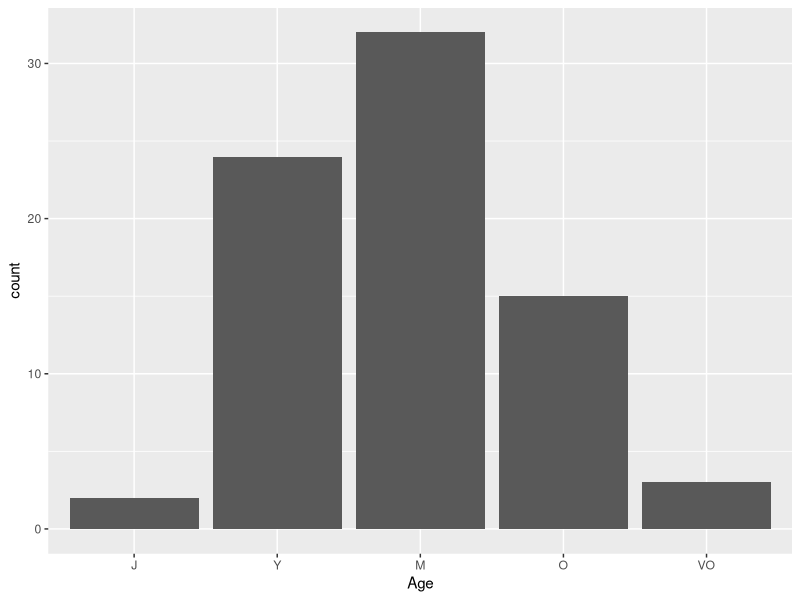
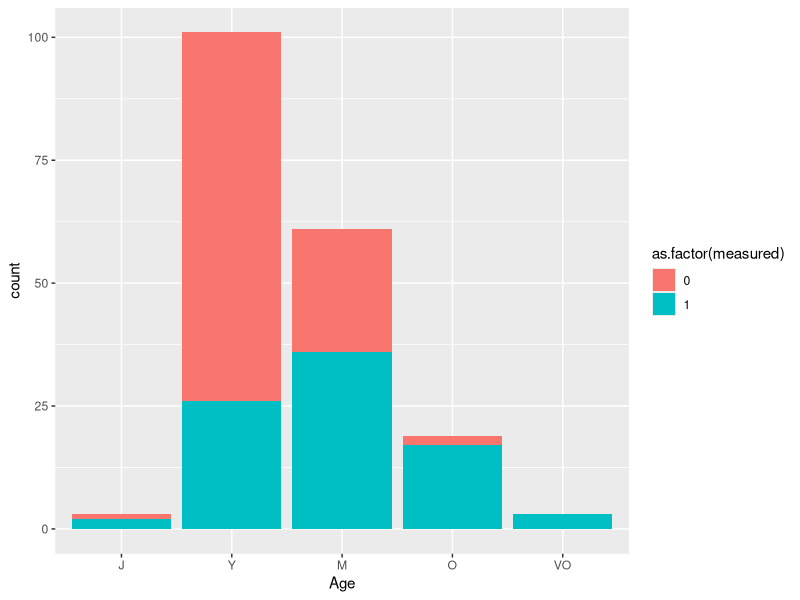
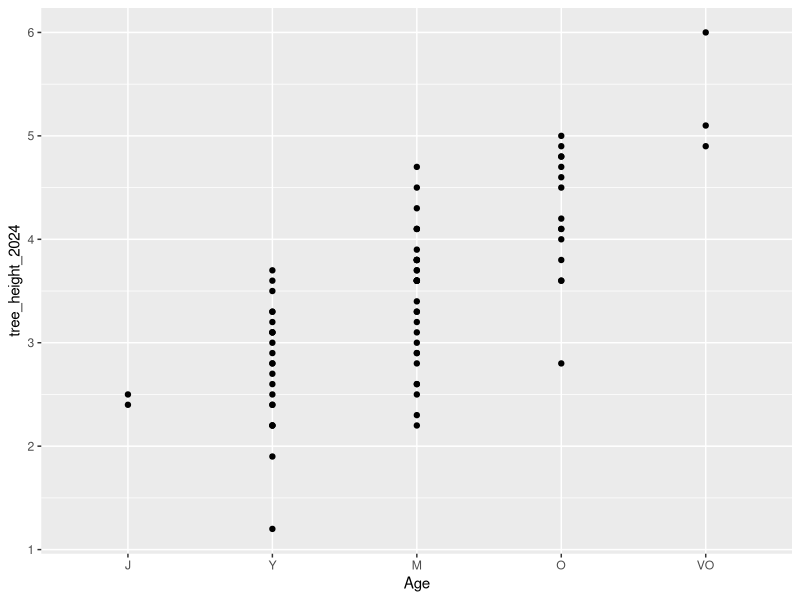
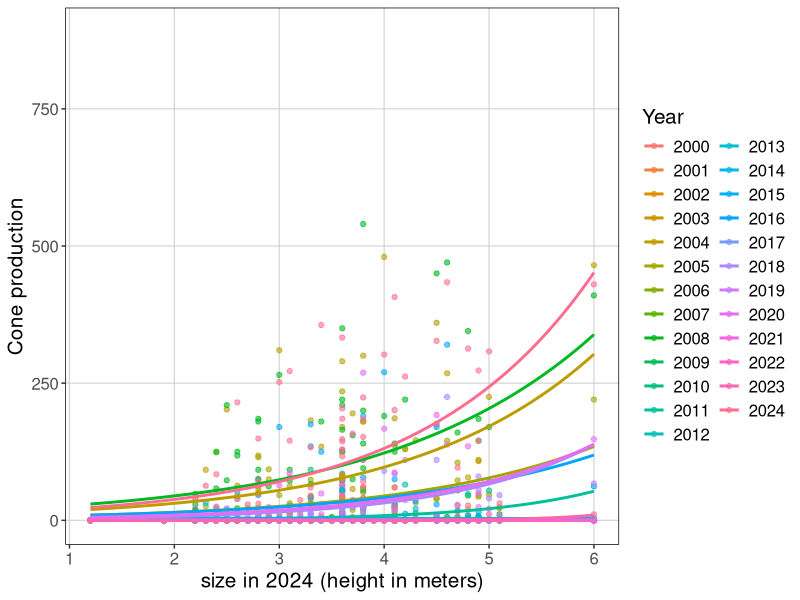
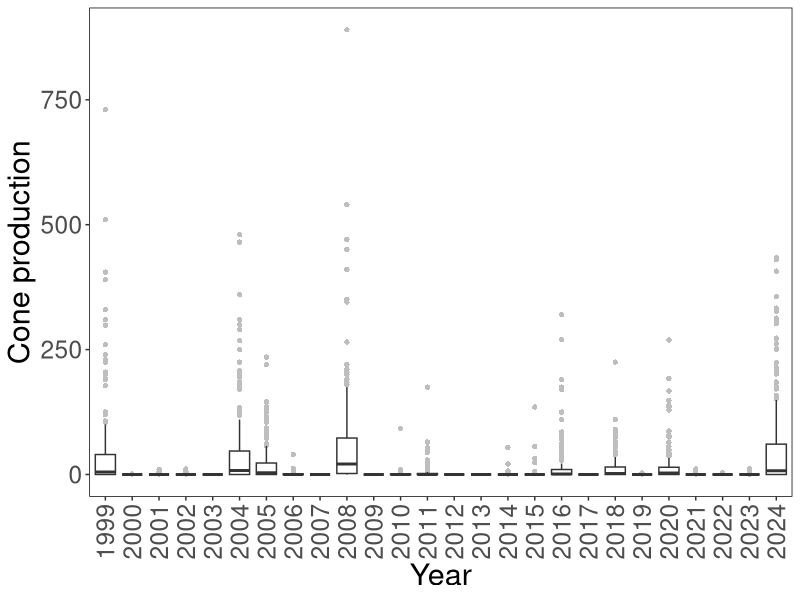

Write the R code that produced these figures, in order.
library(tidyverse)
library(cowplot)

## load masting data start-2023
mast.data <- read.csv("sev204_treemastproduction.csv")

## load masting data from 2024
mast.data.2024 <- read.csv("sev_treemastproduction_2024.csv")

# Notes from MAST QAQC
# not all sites began during the same year, but NAs were added (historically) for tree Field_IDs for all years prior to initiation of the study at a site. These NAs should likely be removed before analysis.

## load height dat for mast trees collected by Dylan Taylor in 2024
height.data <- read.csv("Mast_PIED_height.csv")

# ------ DATA CLEANING -----------

## clean mast data

mast.pin <- mast.data %>% 
  filter(Species == "PIED") %>% # filter data to only pinon species
  select(c(Year, Site, Plot, Subplot, Field_ID, Fruit_Count, Age)) %>%
  mutate(Age = factor(Age, levels = c("J","Y","M","O","VO"))) %>% # make age a factor
  unite("Plot_Subplot", c(Plot,Subplot), sep = ".") %>% # create 'plot_subplot' to match height data
  mutate(Plot_Subplot = as.factor(Plot_Subplot)) %>%
  filter(Field_ID > 0) 

# 2024
mast.pin.24 <- mast.data.2024 %>% 
  mutate_at(c('Fruit_Count_N','Fruit_Count_E','Fruit_Count_S','Fruit_Count_W'),as.integer) %>%
  filter(Species == "PIED") %>% # filter data to only pinon species
  mutate(Age = factor(Age, levels = c("J","Y","M","O","VO"))) %>% # make age a factor
  unite("Plot_Subplot", c(Plot,Subplot), sep = ".") %>% # create 'plot_subplot' to match height data
  mutate(Plot_Subplot = as.factor(Plot_Subplot)) %>%
  mutate(Fruit_Count = select(.,Fruit_Count_N,Fruit_Count_E,Fruit_Count_S,Fruit_Count_W) %>% rowSums(na.rm=T)) %>% # combine fruit counts
  select(c(Year, Site, Plot_Subplot, Field_ID, Age, Fruit_Count)) %>% # only columns we need
  filter(Field_ID > 0)

mast.pin.24[which(mast.pin.24$Field_ID==4114),'Fruit_Count'] <-NA  # add NA for weird measurement (check w/ Dylan)

# combine past years & 2024
mast.comb <- mast.pin %>% 
  full_join(mast.pin.24)

## clean height data

height.pin <- height.data %>%
  mutate(Plot_Subplot = as.factor(Plot_Subplot)) %>%
  rename(tree_height_2024 = tree_height) %>%
  mutate(alive = if_else(tree_height_2024=='d',0, if_else(tree_height_2024 > 0, 1, NA))) %>% # make a column for assigning alive/dead status; 0 = dead, 1 = alive or possibly missing for now
  mutate(measured = if_else(tree_height_2024 > 0, 1, 0)) %>% # make a column for whether height was measured in 2024
  mutate(tree_height_2024 = as.numeric(tree_height_2024)) # missing or 'd' will become NA's

  # check missing height matches length of NAs and length of 'dead' in alive column 
  length(which(is.na(height.pin$tree_height_2024))) # all missing height
  length(which(is.na(height.pin$tree_height_2024&height.pin$alive))) # missing height because missing 
  length(which(is.na(height.pin$tree_height_2024)&height.pin$alive==0)) # missing height b/c dead
  
  
## merge height and mast data
reprodat <- mast.comb %>% left_join(height.pin)

## save cleaned reprodat to file
write.csv(reprodat, "cleaned_cone_prod_data.csv")

## how many trees with height and masting data do we have?
length(which(reprodat$tree_height_2024>0&reprodat$Fruit_Count>=0&reprodat$Year==2020))

## list the Field_ID's that we have height and 2020 masting data for
tree_list <- reprodat %>%
  filter(Year == 2020 & Fruit_Count >= 0 & tree_height_2024 > 0) %>%
  pull(Field_ID) %>%
  unique()

# write.csv(tree_list, "masting_tree_list_2024.csv")

# ----- plot Number of HEIGHT counts by 2020 age/size class

reprodat %>% 
  filter(Year == 2020 & Fruit_Count >= 0 & tree_height_2024 > 0) %>%
  ggplot() +
  geom_bar(aes(x = Age))

reprodat %>% 
  filter(Year == 2020 & Fruit_Count >= 0) %>%
  ggplot() +
  geom_bar(aes(x = Age, fill = as.factor(measured)))

# ------ plot height 2024 based on age class 2023 -------

reprodat %>% 
  filter(Year == 2023 & Fruit_Count >= 0) %>%
  ggplot() +
  geom_point(aes(x = Age, y = tree_height_2024))

# ----- PLOT CONE PROD. VS HEIGHT ----------
## plot
#tiff("reproduction_prelim_data_plotted.tif",width = 6.5,height=6,units="in", res=300)

# plot cone production in most recent 2 mast years against size in 2024
# cols
cols <- c('2018'='#225ea8','2020'='#CB79E1', '2024'='coral')

reprodat %>% 
  filter(Year > 1999) %>% # only look at mast years
  mutate(Year = as.factor(Year)) %>%
  ggplot(aes(x = tree_height_2024, y = Fruit_Count)) +
  geom_point(aes(col = Year, group = Year), alpha = 0.6) +
  geom_smooth(aes(fill = Year, col = Year,group = Year), method = "glm", method.args = list(family = "poisson"), se = F) +
  #scale_color_manual(values = cols) +
  #scale_fill_manual(values = cols) +
  labs(x = "size in 2024 (height in meters)", y = "Cone production") +
  theme(
    text = element_text(size = 15),
    legend.key = element_rect(fill = "white"),
    panel.background = element_rect(linetype = "solid",fill = NA),
    panel.border = element_rect(linetype = "solid", fill = NA),
    panel.grid.major = element_line(colour = "lightgrey", linewidth = .4)
  )

# # plot cone production in only most recent mast year against size in 2024
# 
# reprodat %>% 
#   filter(Year == 2020) %>% # only look at mast years
#   ggplot(aes(x = tree_height_2024, y = Fruit_Count)) +
#   geom_point() +
#   geom_smooth(method = "glm", method.args = list(family = "poisson")) +
#   theme_bw()

#dev.off()

# ---- plot Cone production over time ---

reprodat %>% 
  filter(Year > 1998) %>% # only look at mast years
  mutate(Year = as.factor(Year)) %>%
  ggplot(aes(x = Year, y = Fruit_Count)) +
  geom_boxplot(outlier.shape=16, outlier.color='grey') +
  #scale_color_manual(values = cols) +
  #scale_fill_manual(values = cols) +
  labs(x = "Year", y = "Cone production") +
  theme(
    text = element_text(size = 22),
    legend.key = element_rect(fill = "white"),
    axis.text.x = element_text(angle = 90, vjust = 0.5, hjust=1),
    panel.background = element_rect(linetype = "solid",fill = NA),
    panel.border = element_rect(linetype = "solid", fill = NA)
  )
